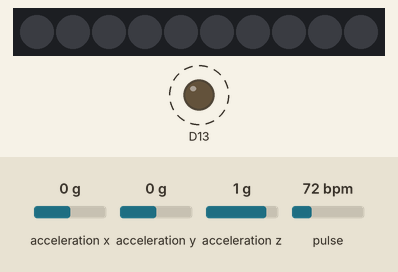
Bench run of a sketch on a simulated Adafruit Circuit Playground Express. On the bench: 10 RGB LEDs in strip order, left to right, output pins drawn as LEDs (lit = HIGH). Dashed ring = blinking. The inputs (shaded band) are chosen by the test bench; at power-on: acceleration x 0 g, acceleration z 1 g, pulse 72 bpm, acceleration y 0 g. What the sketch prints to the serial monitor is not drawn.

Above: at 1.2 s.
1.3 s: acceleration x set to -1.4 g
At 1.81 s:
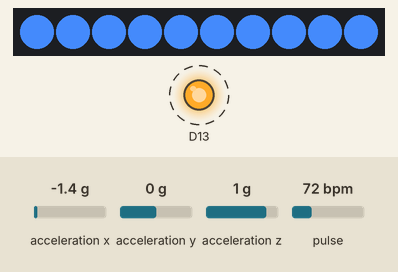
3.4 s: acceleration z set to 0 g
At 6.3 s:
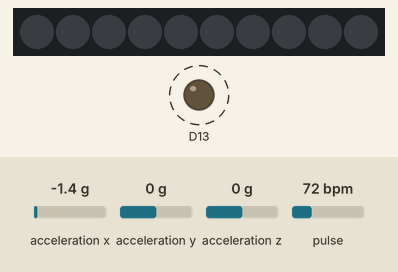
6.4 s: pulse set to 42 bpm
At 8.5 s:
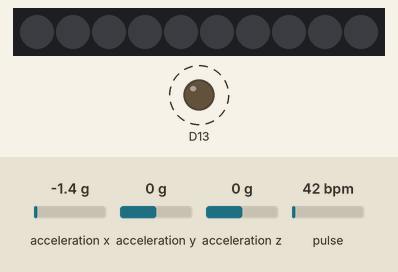
Timing chart, 0 to 14.8 s (numbered marks = the images above; inputs shaded):
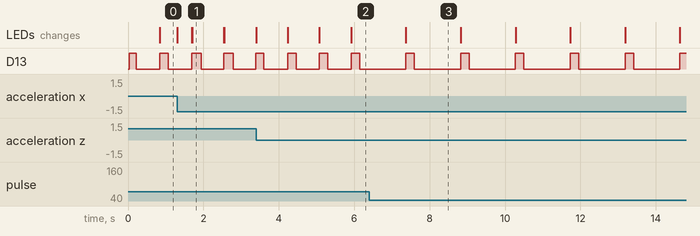

Measured:
- after the input at 1.3 s, the LEDs: change at once (image 1)
- after the input at 3.4 s, the LEDs: change at once (image 2)
- after the input at 6.4 s, D13: alternates HIGH for 0.23 s and LOW for 1.2 s, starting after 0.97 s
- by itself, D13: alternates HIGH for 0.23 s and LOW for 0.61 s
- what the display in image 1 shows lasts 0.8 s, from 1.7 s to 2.5 s
- what the display in image 3 shows lasts 1.4 s, from 7.4 s to 8.8 s

The sketch:

Getting_BPM_to_Monitor_Alternative_Playground.ino
```cpp
/*  Getting_BPM_to_Monitor prints the BPM to the Serial Monitor, using the least lines of code and PulseSensor Library.
 *  Tutorial Webpage: https://pulsesensor.com/pages/getting-advanced
 *
--------Use This Sketch To------------------------------------------
1) Displays user's live and changing BPM, Beats Per Minute, in Arduino's native Serial Monitor.
2) Print: "♥  A HeartBeat Happened !" when a beat is detected, live.
2) Learn about using a PulseSensor Library "Object".
4) Blinks LED on PIN 13 with user's Heartbeat.
--------------------------------------------------------------------*/

#define USE_ARDUINO_INTERRUPTS false    // Set-up low-level interrupts for most acurate BPM math.
#include <PulseSensorPlayground.h>     // Includes the PulseSensorPlayground Library.

#include <Adafruit_CircuitPlayground.h>
#define COLOR  0x4286f4
int Sensor;

//  Variables
const int PulseWire = A1;       // PulseSensor PURPLE WIRE connected to ANALOG PIN 0
const int LED13 = 13;          // The on-board Arduino LED, close to PIN 13.
int Threshold = 550;           // Determine which Signal to "count as a beat" and which to ignore.
                               // Use the "Gettting Started Project" to fine-tune Threshold Value beyond default setting.
                               // Otherwise leave the default "550" value.
/*
   samplesUntilReport = the number of samples remaining to read
   until we want to report a sample over the serial connection.

   We want to report a sample value over the serial port
   only once every 20 milliseconds (10 samples) to avoid
   doing Serial output faster than the Arduino can send.
*/
byte samplesUntilReport;
const byte SAMPLES_PER_SERIAL_SAMPLE = 10;

PulseSensorPlayground pulseSensor;  // Creates an instance of the PulseSensorPlayground object called "pulseSensor"


void setup() {

  Serial.begin(115200);          // For Serial Monitor
  CircuitPlayground.begin();
  CircuitPlayground.setBrightness(255);

  // Configure the PulseSensor object, by assigning our variables to it.
  pulseSensor.analogInput(PulseWire);
  pulseSensor.blinkOnPulse(LED13);       //auto-magically blink Arduino's LED with heartbeat.
  pulseSensor.setThreshold(Threshold);


  // Skip the first SAMPLES_PER_SERIAL_SAMPLE in the loop().
  samplesUntilReport = SAMPLES_PER_SERIAL_SAMPLE;

  // Double-check the "pulseSensor" object was created and "began" seeing a signal.
   if (pulseSensor.begin()) {
    Serial.println("We created a pulseSensor Object !");  //This prints one time at Arduino power-up,  or on Arduino reset.
  }
}


void loop() {


 int myBPM = pulseSensor.getBeatsPerMinute();  // Calls function on our pulseSensor object that returns BPM as an "int".
                                               // "myBPM" hold this BPM value now.
  Sensor = abs(CircuitPlayground.motionX())+abs(CircuitPlayground.motionY())+abs(CircuitPlayground.motionZ());
  if(Sensor > 19){
  // Turn ON the current pixel to COLOR
  for(int pixel=0; pixel<10; pixel++) {
    CircuitPlayground.setPixelColor(pixel, COLOR);
  }
   }
  else {
    CircuitPlayground.clearPixels();
   }

 /*
     See if a sample is ready from the PulseSensor.

     If USE_INTERRUPTS is true, the PulseSensor Playground
     will automatically read and process samples from
     the PulseSensor.

     If USE_INTERRUPTS is false, this call to sawNewSample()
     will, if enough time has passed, read and process a
     sample (analog voltage) from the PulseSensor.
  */
  if (pulseSensor.sawNewSample()) {
    /*
       Every so often, send the latest Sample.
       We don't print every sample, because our baud rate
       won't support that much I/O.
    */
    if (--samplesUntilReport == (byte) 0) {
      samplesUntilReport = SAMPLES_PER_SERIAL_SAMPLE;

      pulseSensor.outputSample();


if (pulseSensor.sawStartOfBeat()) {            // Constantly test to see if "a beat happened".
 Serial.println("♥  A HeartBeat Happened ! "); // If test is "true", print a message "a heartbeat happened".
 Serial.print("BPM: ");                        // Print phrase "BPM: "
 Serial.println(myBPM);                        // Print the value inside of myBPM.
 CircuitPlayground.setPixelColor(0, 255,   0,   0);  // red
 CircuitPlayground.setPixelColor(2, 255,   0,   0);  // red
 CircuitPlayground.setPixelColor(4, 255,   0,   0);  // red
 CircuitPlayground.setPixelColor(5, 255,   0,   0);  // red
 CircuitPlayground.setPixelColor(7, 255,   0,   0);  // red
 CircuitPlayground.setPixelColor(9, 255,   0,   0);  // red
}


  //delay(20);                    // considered best practice in a simple sketch.

}
  }
}
```
